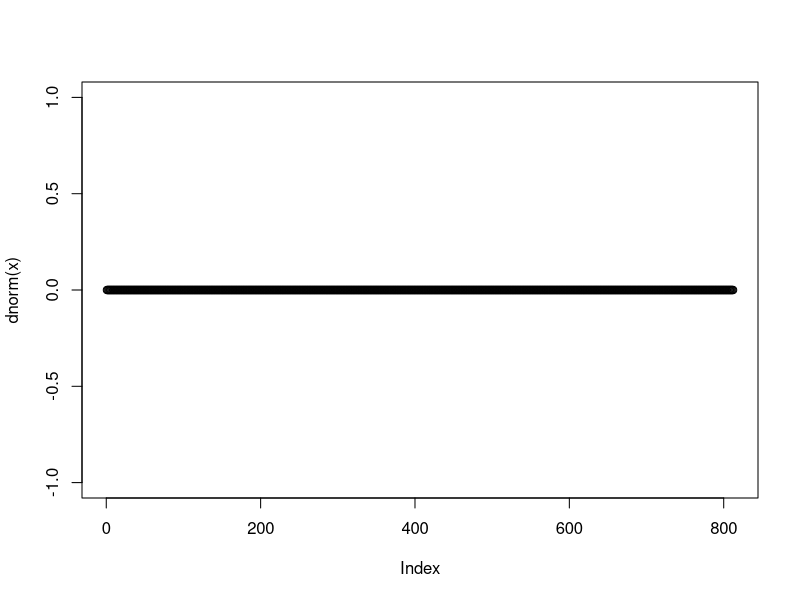

Write the R code that produced this figure.
library(tidyverse)
library(dslabs)
data("heights")

x <- heights %>% filter(sex=="Male") %>% .$height
Fp <- function(a) mean(x<=a)

1 - Fp(70)

plot(dnorm(x))
